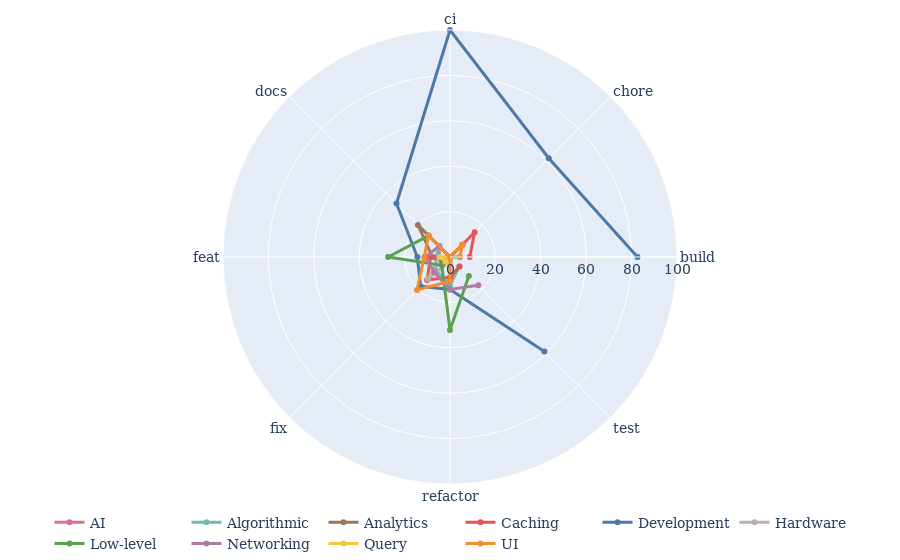

Source (notebook cell):
### Code cell
fig = go.Figure()

i = 1
for agent in sorted(all_categories_df['category'].unique()):
    sub = all_categories_df[all_categories_df["category"] == agent]
    cat_groups = sub.groupby("type")['id'].nunique().reset_index(name="count").sort_values(by="type", ascending=True)
      
    categories = []
    counts = []

    for cat in sorted(all_categories_df["type"].unique()):
        if cat not in cat_groups['type'].values:
            categories.append(cat)
            counts.append(0)
        else:
            cat_count = cat_groups[cat_groups['type'] == cat]['count'].values[0]
            categories.append(cat)
            
            total = all_categories_df[all_categories_df["type"] == cat]['id'].nunique()
            counts.append(cat_count/total * 100)
        

    fig.add_trace(go.Scatterpolar(
        r=counts,
        theta=categories,
        fill='none',
        line=dict(
                color=CATEGORY_COLOR_MAP[agent],
                width=3
            ),
        name=agent,
    ))

    i += 1



fig.update_layout(
    polar=dict(
        radialaxis=dict(
            visible=True,
            range=[0, 100]
        )
    ),

    legend=dict(
        orientation="h",
        yanchor="top",
        y=-0.05,          # pulls legend closer to plot
        xanchor="center",
        x=0.5
    ),

    margin=dict(
        l=0,
        r=0,
        t=30,
        b=40              # just enough for legend
    ),

    showlegend=True
)

fig.show()

### Figure 1 — Plotly figure (JSON) as saved in the notebook; plotly's stock layout.template omitted (floating-point values rounded to 4 significant figures)
{"data": [{"fill": "none", "line": {"color": "#D37295", "width": 3}, "name": "AI", "r": [0, 0, 0, 6.667, 4.721, 2.857, 0, 0], "theta": ["build", "chore", "ci", "docs", "feat", "fix", "refactor", "test"], "type": "scatterpolar"}, {"fill": "none", "line": {"color": "#76B7B2", "width": 3}, "name": "Algorithmic", "r": [0, 7.692, 0, 6.667, 6.223, 8.571, 12.5, 5.882], "theta": ["build", "chore", "ci", "docs", "feat", "fix", "refactor", "test"], "type": "scatterpolar"}, {"fill": "none", "line": {"color": "#9C755F", "width": 3}, "name": "Analytics", "r": [0, 7.692, 0, 20, 7.725, 4, 1.786, 0], "theta": ["build", "chore", "ci", "docs", "feat", "fix", "refactor", "test"], "type": "scatterpolar"}, {"fill": "none", "line": {"color": "#E15759", "width": 3}, "name": "Caching", "r": [8.696, 15.38, 0, 0, 8.584, 14.29, 8.929, 5.882], "theta": ["build", "chore", "ci", "docs", "feat", "fix", "refactor", "test"], "type": "scatterpolar"}, {"fill": "none", "line": {"color": "#4E79A7", "width": 3}, "name": "Development", "r": [82.61, 61.54, 100, 33.33, 14.38, 18.29, 14.29, 58.82], "theta": ["build", "chore", "ci", "docs", "feat", "fix", "refactor", "test"], "type": "scatterpolar"}, {"fill": "none", "line": {"color": "#BAB0AC", "width": 3}, "name": "Hardware", "r": [0, 0, 0, 0, 4.721, 13.71, 1.786, 0], "theta": ["build", "chore", "ci", "docs", "feat", "fix", "refactor", "test"], "type": "scatterpolar"}, {"fill": "none", "line": {"color": "#59A14F", "width": 3}, "name": "Low-level", "r": [4.348, 0, 0, 13.33, 27.25, 5.143, 32.14, 11.76], "theta": ["build", "chore", "ci", "docs", "feat", "fix", "refactor", "test"], "type": "scatterpolar"}, {"fill": "none", "line": {"color": "#B07AA1", "width": 3}, "name": "Networking", "r": [0, 0, 0, 6.667, 10.94, 9.714, 14.29, 17.65], "theta": ["build", "chore", "ci", "docs", "feat", "fix", "refactor", "test"], "type": "scatterpolar"}, {"fill": "none", "line": {"color": "#EDC948", "width": 3}, "name": "Query", "r": [0, 0, 0, 0, 4.077, 2.857, 3.571, 0], "theta": ["build", "chore", "ci", "docs", "feat", "fix", "refactor", "test"], "type": "scatterpolar"}, {"fill": "none", "line": {"color": "#F28E2B", "width": 3}, "name": "UI", "r": [4.348, 7.692, 0, 13.33, 11.37, 20.57, 10.71, 0], "theta": ["build", "chore", "ci", "docs", "feat", "fix", "refactor", "test"], "type": "scatterpolar"}], "layout": {"legend": {"orientation": "h", "x": 0.5, "xanchor": "center", "y": -0.05, "yanchor": "top"}, "margin": {"b": 40, "l": 0, "r": 0, "t": 30}, "polar": {"radialaxis": {"range": [0, 100], "visible": true}}, "showlegend": true}}
